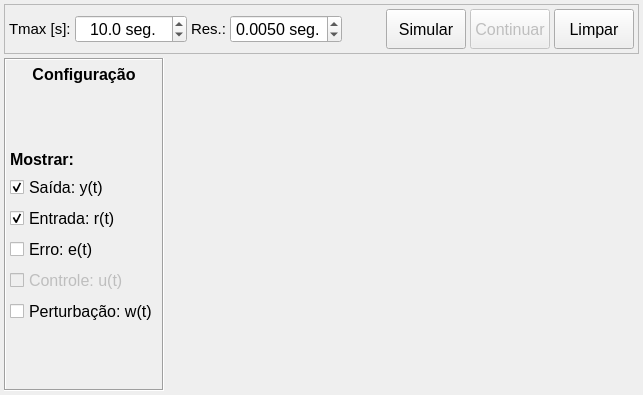
      <widget class="QWidget" name="tabSimul">
       <attribute name="title">
        <string>Simulação</string>
       </attribute>
       <layout class="QVBoxLayout" name="verticalLayout_12">
        <property name="spacing">
         <number>4</number>
        </property>
        <property name="leftMargin">
         <number>4</number>
        </property>
        <property name="topMargin">
         <number>4</number>
        </property>
        <property name="rightMargin">
         <number>4</number>
        </property>
        <property name="bottomMargin">
         <number>4</number>
        </property>
        <item>
         <widget class="QFrame" name="frame">
          <property name="frameShape">
           <enum>QFrame::StyledPanel</enum>
          </property>
          <property name="frameShadow">
           <enum>QFrame::Raised</enum>
          </property>
          <layout class="QHBoxLayout" name="horizontalLayout_9">
           <property name="spacing">
            <number>4</number>
           </property>
           <property name="leftMargin">
            <number>4</number>
           </property>
           <property name="topMargin">
            <number>4</number>
           </property>
           <property name="rightMargin">
            <number>4</number>
           </property>
           <property name="bottomMargin">
            <number>4</number>
           </property>
           <item>
            <widget class="QLabel" name="labelTmax">
             <property name="font">
              <font>
               <pointsize>11</pointsize>
              </font>
             </property>
             <property name="text">
              <string notr="true">Tmax [s]:</string>
             </property>
            </widget>
           </item>
           <item>
            <widget class="QDoubleSpinBox" name="doubleSpinBoxTmax">
             <property name="minimumSize">
              <size>
               <width>0</width>
               <height>25</height>
              </size>
             </property>
             <property name="font">
              <font>
               <pointsize>12</pointsize>
              </font>
             </property>
             <property name="toolTip">
              <string>Entre com o tempo máximo de simulação</string>
             </property>
             <property name="alignment">
              <set>Qt::AlignCenter</set>
             </property>
             <property name="buttonSymbols">
              <enum>QAbstractSpinBox::UpDownArrows</enum>
             </property>
             <property name="suffix">
              <string> seg.</string>
             </property>
             <property name="decimals">
              <number>1</number>
             </property>
             <property name="maximum">
              <double>2000.000000000000000</double>
             </property>
             <property name="value">
              <double>10.000000000000000</double>
             </property>
            </widget>
           </item>
           <item>
            <widget class="QLabel" name="labelRes">
             <property name="font">
              <font>
               <pointsize>11</pointsize>
              </font>
             </property>
             <property name="text">
              <string notr="true">Res.:</string>
             </property>
            </widget>
           </item>
           <item>
            <widget class="QDoubleSpinBox" name="doubleSpinBoxResT">
             <property name="minimumSize">
              <size>
               <width>0</width>
               <height>25</height>
              </size>
             </property>
             <property name="font">
              <font>
               <pointsize>12</pointsize>
              </font>
             </property>
             <property name="toolTip">
              <string>Entre com a resolução da simulação</string>
             </property>
             <property name="alignment">
              <set>Qt::AlignCenter</set>
             </property>
             <property name="buttonSymbols">
              <enum>QAbstractSpinBox::UpDownArrows</enum>
             </property>
             <property name="suffix">
              <string> seg.</string>
             </property>
             <property name="decimals">
              <number>4</number>
             </property>
             <property name="maximum">
              <double>0.500000000000000</double>
             </property>
             <property name="singleStep">
              <double>0.005000000000000</double>
             </property>
             <property name="value">
              <double>0.005000000000000</double>
             </property>
            </widget>
           </item>
           <item>
            <spacer name="horizontalSpacer_2">
             <property name="orientation">
              <enum>Qt::Horizontal</enum>
             </property>
             <property name="sizeHint" stdset="0">
              <size>
               <width>40</width>
               <height>20</height>
              </size>
             </property>
            </spacer>
           </item>
           <item>
            <widget class="QPushButton" name="btnSimul">
             <property name="minimumSize">
              <size>
               <width>0</width>
               <height>40</height>
              </size>
             </property>
             <property name="font">
              <font>
               <pointsize>12</pointsize>
              </font>
             </property>
             <property name="toolTip">
              <string>Iniciar simulação no domínio do tempo</string>
             </property>
             <property name="text">
              <string>Simular</string>
             </property>
            </widget>
           </item>
           <item>
            <widget class="QPushButton" name="btnContinuar">
             <property name="enabled">
              <bool>false</bool>
             </property>
             <property name="minimumSize">
              <size>
               <width>0</width>
               <height>40</height>
              </size>
             </property>
             <property name="font">
              <font>
               <pointsize>12</pointsize>
              </font>
             </property>
             <property name="toolTip">
              <string>Continuar a simulação</string>
             </property>
             <property name="text">
              <string>Continuar</string>
             </property>
            </widget>
           </item>
           <item>
            <widget class="QPushButton" name="btnLimparSimul">
             <property name="minimumSize">
              <size>
               <width>0</width>
               <height>40</height>
              </size>
             </property>
             <property name="font">
              <font>
               <pointsize>12</pointsize>
              </font>
             </property>
             <property name="toolTip">
              <string>Limpar a área do gráfico</string>
             </property>
             <property name="text">
              <string>Limpar</string>
             </property>
            </widget>
           </item>
          </layout>
         </widget>
        </item>
        <item>
         <layout class="QHBoxLayout" name="HLayoutSimul">
          <item>
           <widget class="QFrame" name="frameSimul">
            <property name="minimumSize">
             <size>
              <width>160</width>
              <height>0</height>
             </size>
            </property>
            <property name="maximumSize">
             <size>
              <width>160</width>
              <height>16777215</height>
             </size>
            </property>
            <property name="autoFillBackground">
             <bool>false</bool>
            </property>
            <property name="frameShape">
             <enum>QFrame::Box</enum>
            </property>
            <property name="frameShadow">
             <enum>QFrame::Sunken</enum>
            </property>
            <property name="lineWidth">
             <number>1</number>
            </property>
            <property name="midLineWidth">
             <number>0</number>
            </property>
            <layout class="QVBoxLayout" name="verticalLayout_2">
             <property name="leftMargin">
              <number>4</number>
             </property>
             <property name="topMargin">
              <number>4</number>
             </property>
             <property name="rightMargin">
              <number>4</number>
             </property>
             <property name="bottomMargin">
              <number>4</number>
             </property>
             <item>
              <widget class="QLabel" name="labelSimulTit">
               <property name="minimumSize">
                <size>
                 <width>0</width>
                 <height>20</height>
                </size>
               </property>
               <property name="maximumSize">
                <size>
                 <width>16777215</width>
                 <height>20</height>
                </size>
               </property>
               <property name="font">
                <font>
                 <pointsize>12</pointsize>
                 <weight>75</weight>
                 <bold>true</bold>
                </font>
               </property>
               <property name="text">
                <string>Configuração</string>
               </property>
               <property name="alignment">
                <set>Qt::AlignCenter</set>
               </property>
              </widget>
             </item>
             <item>
              <spacer name="verticalSpacer_2">
               <property name="orientation">
                <enum>Qt::Vertical</enum>
               </property>
               <property name="sizeHint" stdset="0">
                <size>
                 <width>20</width>
                 <height>60</height>
                </size>
               </property>
              </spacer>
             </item>
             <item>
              <widget class="QLabel" name="labelMostrar">
               <property name="font">
                <font>
                 <pointsize>12</pointsize>
                 <weight>75</weight>
                 <bold>true</bold>
                </font>
               </property>
               <property name="text">
                <string>Mostrar:</string>
               </property>
              </widget>
             </item>
             <item>
              <widget class="QCheckBox" name="checkBoxSaida">
               <property name="font">
                <font>
                 <pointsize>12</pointsize>
                 <weight>50</weight>
                 <italic>false</italic>
                 <bold>false</bold>
                </font>
               </property>
               <property name="toolTip">
                <string>Selecione para mostrar o sinal de saída y(t)</string>
               </property>
               <property name="text">
                <string>Saída: y(t)</string>
               </property>
               <property name="checked">
                <bool>true</bool>
               </property>
              </widget>
             </item>
             <item>
              <widget class="QCheckBox" name="checkBoxEntrada">
               <property name="font">
                <font>
                 <pointsize>12</pointsize>
                </font>
               </property>
               <property name="toolTip">
                <string>Selecione para mostrar o sinal de entrada r(t)</string>
               </property>
               <property name="text">
                <string>Entrada: r(t)</string>
               </property>
               <property name="checked">
                <bool>true</bool>
               </property>
              </widget>
             </item>
             <item>
              <widget class="QCheckBox" name="checkBoxErro">
               <property name="font">
                <font>
                 <pointsize>12</pointsize>
                </font>
               </property>
               <property name="toolTip">
                <string>Selecione para mostrar o sinal de erro e(t)</string>
               </property>
               <property name="text">
                <string>Erro: e(t)</string>
               </property>
              </widget>
             </item>
             <item>
              <widget class="QCheckBox" name="checkBoxControle">
               <property name="enabled">
                <bool>false</bool>
               </property>
               <property name="font">
                <font>
                 <pointsize>12</pointsize>
                </font>
               </property>
               <property name="toolTip">
                <string>Selecione para mostrar o sinal de controle u(t)</string>
               </property>
               <property name="text">
                <string>Controle: u(t)</string>
               </property>
              </widget>
             </item>
             <item>
              <widget class="QCheckBox" name="checkBoxPert">
               <property name="font">
                <font>
                 <pointsize>12</pointsize>
                </font>
               </property>
               <property name="toolTip">
                <string>Selecione para mostrar o sinal de perturbação w(t)</string>
               </property>
               <property name="text">
                <string>Perturbação: w(t)</string>
               </property>
              </widget>
             </item>
             <item>
              <spacer name="verticalSpacer">
               <property name="orientation">
                <enum>Qt::Vertical</enum>
               </property>
               <property name="sizeHint" stdset="0">
                <size>
                 <width>20</width>
                 <height>61</height>
                </size>
               </property>
              </spacer>
             </item>
            </layout>
           </widget>
          </item>
          <item>
           <layout class="QVBoxLayout" name="VBoxLayoutSimul">
            <item>
             <widget class="MatplotlibWidget" name="mplSimul" native="true">
              <property name="minimumSize">
               <size>
                <width>0</width>
                <height>100</height>
               </size>
              </property>
             </widget>
            </item>
           </layout>
          </item>
         </layout>
        </item>
       </layout>
      </widget>
